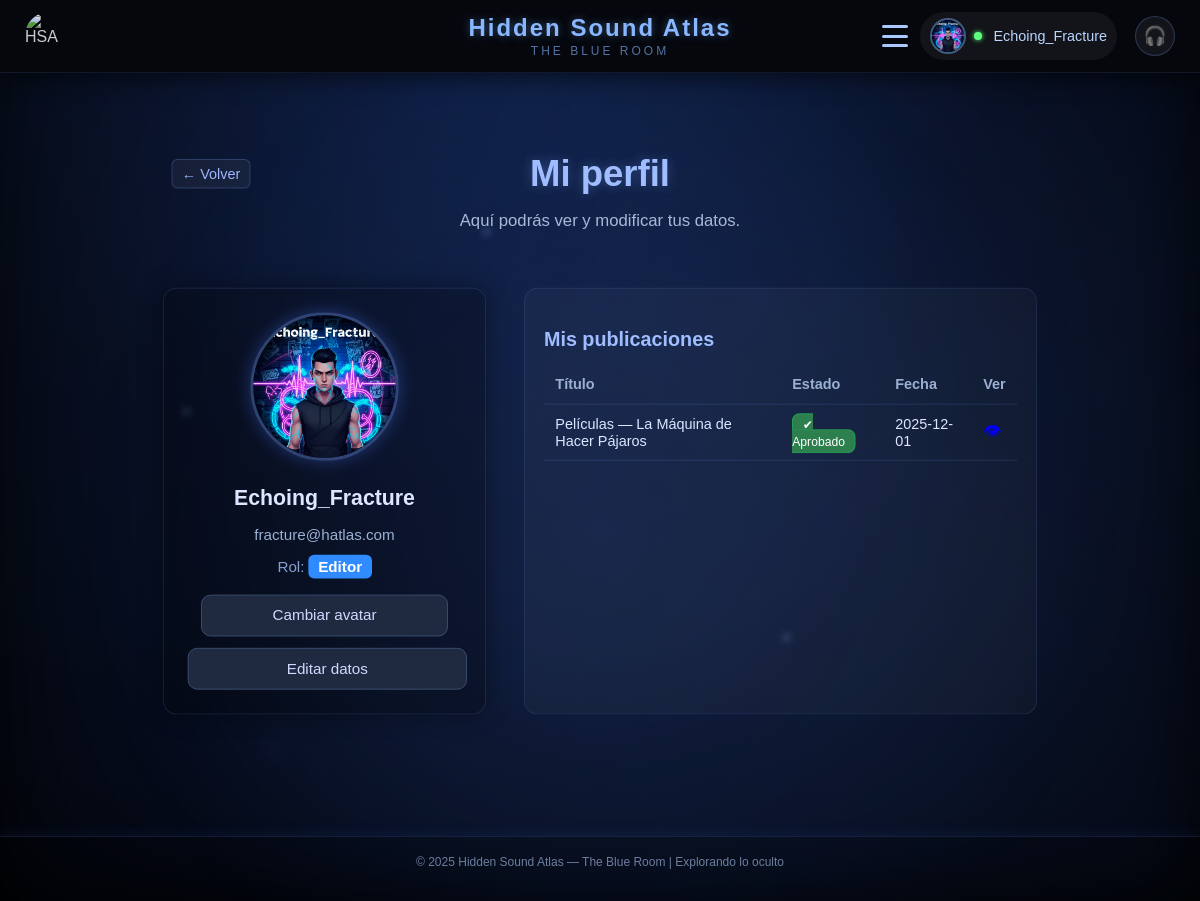
The app's page /public/?controller=users&action=profile (signed in) with its own data.
### tables this page shows
CREATE TABLE IF NOT EXISTS users (
    id INT UNSIGNED AUTO_INCREMENT PRIMARY KEY,
    username VARCHAR(50) NOT NULL UNIQUE,
    email VARCHAR(100) NOT NULL UNIQUE,
    password VARCHAR(255) NOT NULL,
    avatar VARCHAR(255) NULL,
    role ENUM('admin','editor','user') DEFAULT 'user',
    active TINYINT(1) DEFAULT 1,
    created_at DATETIME DEFAULT CURRENT_TIMESTAMP
);

CREATE TABLE IF NOT EXISTS posts (
    id INT UNSIGNED AUTO_INCREMENT PRIMARY KEY,
    title VARCHAR(255) NOT NULL,
    subtitle VARCHAR(255) NULL,
    slug VARCHAR(255) NOT NULL UNIQUE,
    content TEXT NOT NULL,
    image VARCHAR(255) NULL,
    visibility ENUM('public','private') DEFAULT 'public',
    status ENUM('draft','pending','approved','rejected') NOT NULL DEFAULT 'approved',
    author_id INT UNSIGNED NOT NULL,
    created_at DATETIME DEFAULT CURRENT_TIMESTAMP,

    CONSTRAINT fk_posts_user
        FOREIGN KEY (author_id)
        REFERENCES users(id)
        ON DELETE CASCADE
);

### app/controllers/UsersController.php (called while the page is built, shortened)
<?php
require_once __DIR__ . '/../models/User.php';
class UsersController {
    public function profile() {
        $userModel = new User();
        $user = $userModel->findById($_SESSION['user_id']);
        $posts = [];
        if ($_SESSION['role'] !== 'user') {
            require_once __DIR__ . '/../models/Post.php';
            $postModel = new Post();
            $posts = $postModel->getPostsByUser($_SESSION['user_id']);
        }
        $this->render("layout_private.php", "users/profile.php", [
            "title" => "Mi perfil",
            "user" => $user,
            "posts" => $posts
        ]);
    }
    private function render($layout, $view, $data = []) {
        extract($data);
        require __DIR__ . "/../views/$view";
    }
}

### app/core/Router.php (called while the page is built, shortened)
<?php
class Router {
    public static function route() {
        $action = isset($_GET['action']) ? $_GET['action'] : 'publicHome';
        $controllerObject = new $controllerName();
        $controllerObject->$action();
    }
}

### Public/index.php (called while the page is built)
<?php
require_once __DIR__ . '/../app/core/Router.php';
Router::route();

### config/config.php (called while the page is built)
<?php
return [
    'db_host' => 'localhost',
    'db_name' => 'hiddensound_atlas',
    'db_user' => 'root',
    'db_pass' => ''
];

### app/core/Database.php (called while the page is built)
<?php
class Database {
    private $connection;
    public function __construct() {
        $config = require __DIR__ . '/../../config/config.php';
        $host = $config['db_host'];
        $dbname = $config['db_name'];
        $user = $config['db_user'];
        $pass = $config['db_pass'];
        try {
            $this->connection = new PDO(
                "mysql:host=$host;dbname=$dbname;charset=utf8",
                $user,
                $pass
            );
            $this->connection->setAttribute(PDO::ATTR_ERRMODE, PDO::ERRMODE_EXCEPTION);
        } catch (PDOException $e) {
            die("Error de conexión a la base de datos: " . $e->getMessage());
        }
    }
    public function getConnection() {
        return $this->connection;
    }
}

### app/models/User.php (called while the page is built, shortened)
<?php
require_once __DIR__ . '/../core/Database.php';
class User {
    private $conn;
    public function __construct() {
        $db = new Database();
        $this->conn = $db->getConnection();
    }
    public function findById($id) {
        $sql = "SELECT * FROM users WHERE id = :id LIMIT 1";
        $stmt = $this->conn->prepare($sql);
        $stmt->execute([':id' => $id]);
        return $stmt->fetch(PDO::FETCH_ASSOC);
    }
}

### app/models/Post.php (called while the page is built, shortened)
<?php
require_once __DIR__ . '/../core/Database.php';
class Post {
    private $conn;
    public function __construct() {
        $db = new Database();
        $this->conn = $db->getConnection();
    }
    public function getPostsByUser($userId) {
        $sql = "SELECT * FROM posts WHERE author_id = :uid ORDER BY created_at DESC";
        $stmt = $this->conn->prepare($sql);
        $stmt->execute([':uid' => $userId]);
        return $stmt->fetchAll(PDO::FETCH_ASSOC);
    }
}

### app/views/users/profile.php (the view, shortened to what this page needs)
<?php
$avatar = $user['avatar'] ?: "/avatars/Default.jpg";
$avatarPath = "/Proyecto_BlogPHP/public" . $avatar;
require_once __DIR__ . "/../../models/Post.php";
$postModel = new Post();
$posts = $postModel->getPostsByUser($user['id']);
?>
<div class="edit-header">
    <a href="javascript:history.back()" class="btn-back">← Volver</a>
    <h2 class="profile-title">Mi perfil</h2>
</div>
<p class="profile-subtitle">Aquí podrás ver y modificar tus datos.</p>
<div class="profile-wrapper">
    <div class="profile-left">
        <img src="<?= $avatarPath ?>"
             alt="avatar"
             class="profile-avatar"
             id="profileAvatar">
        <h3 class="profile-username"><?= htmlspecialchars($user['username']) ?></h3>
        <p class="profile-email"><?= htmlspecialchars($user['email']) ?></p>
        <p class="profile-role">
            Rol:
            <span class="role-badge role-<?= strtolower($user['role']) ?>">
                <?= ucfirst($user['role']) ?>
            </span>
        </p>
        <div class="profile-buttons">
            <button type="button"
                    class="btn-small"
                    onclick="document.getElementById('avatarInput').click()">
                Cambiar avatar
            </button>
            <a href="/Proyecto_BlogPHP/public/?controller=users&action=editProfileForm"
               class="btn-small">
                Editar datos
            </a>
        </div>
    </div>
    <?php if ($_SESSION['role'] !== 'user'): ?>
        <div class="profile-right">
            <h3 class="profile-section-title">Mis publicaciones</h3>
            <?php if (empty($posts)): ?>
                <p style="opacity:.7;">No tienes publicaciones todavía.</p>
            <?php else: ?>
                <?php
                $statusLabels = [
                    'approved' => 'Aprobado',
                    'pending'  => 'Pendiente',
                    'rejected' => 'Rechazado',
                    'draft'    => 'Borrador'
                ];
                ?>
                <table class="profile-post-table">
                    <thead>
                        <tr>
                            <th>Título</th>
                            <th>Estado</th>
                            <th>Fecha</th>
                            <th>Ver</th>
                        </tr>
                    </thead>
                    <tbody>
                        <?php foreach ($posts as $p): ?>
                            <tr>
                                <td><?= htmlspecialchars($p['title']) ?></td>
                                <td>
                                    <span class="post-status-badge status-<?= strtolower($p['status']) ?>">
                                        <?= $statusLabels[strtolower($p['status'])] ?? $p['status'] ?>
                                    </span>
                                </td>
                                <td><?= substr($p['created_at'], 0, 10) ?></td>
                                <td>
                                    <a href="/Proyecto_BlogPHP/public/?controller=posts&action=view&id=<?= $p['id'] ?>"
                                       class="view-eye">👁</a>
                                </td>
                            </tr>
                        <?php endforeach; ?>
                    </tbody>
                </table>
            <?php endif; ?>
        </div>
    <?php endif; ?>
</div>

### Public/css/general.css (style rules this page uses)
body { margin: 0; padding: 0; background: #0a0a0a; color: #e0e0e0; font-family: Arial, sans-serif; }
.status-approved { color: #a8ffc2; background: rgba(0, 255, 120, 0.12); border: 1px solid rgba(0, 255, 120, 0.25); }

### Public/css/blue-room.css (style rules this page uses)
body, .auth-body, .home-public-body, .private-body { background: transparent !important; color: #e0e0e0; position: relative; overflow-x: hidden; }
.private-body { margin: 0; min-height: 100vh; background: radial-gradient(circle at top, #1a2a3a 0%, #050608 55%, #000000 100%); color: #e0e0e0; font-family: Arial, sans-serif; }
.btn-back { color: #9db6ff; text-decoration: none; font-size: 0.95rem; padding: 6px 10px; border-radius: 6px; background: rgba(255,255,255,0.05); border: 1px solid rgba(120,160,255,0.25); transition: .25s ease; }

### Public/css/blue-room2.css (style rules this page uses)
.status-approved { color: #a8ffc2; background: rgba(0,255,120,0.12); border: 1px solid rgba(0,255,120,0.25); }
.status-approved::before { content: "✔"; }

### Public/css/blue-room3.css (style rules this page uses)
.status-approved { background: #2e7f4e; }
.profile-title { text-align: center; font-size: 2.4rem; color: #9fbdff; margin-bottom: 5px; text-shadow: 0 0 12px rgba(120,160,255,0.35); }
.profile-subtitle { text-align: center; margin-bottom: 40px; font-size: 1.1rem; color: #a8b8d8; }
.profile-wrapper { display: grid; grid-template-columns: minmax(280px, 340px) 1fr; gap: 40px; padding: 20px; max-width: 1200px; margin: 0 auto; }
.profile-left { background: rgba(0,0,0,0.25); border: 1px solid rgba(120,160,255,0.15); padding: 25px; border-radius: 14px; text-align: center; box-shadow: 0 0 25px rgba(0,0,0,0.4); width: 100%; box-sizing: border-box; overflow: hidden; }

### Public/css/blue-room4.css (style rules this page uses)
.profile-avatar { width: 150px; height: 150px; border-radius: 50%; object-fit: cover; border: 3px solid rgba(120,160,255,0.35); box-shadow: 0 0 18px rgba(80,120,255,0.35), inset 0 0 10px rgba(80,120,255,0.20); cursor: pointer; transition: .25s ease; }
.profile-username { color: #dce6ff; font-size: 1.4rem; margin-bottom: 5px; }
.profile-email { color: #9bb0d3; margin-bottom: 5px; }
.profile-role { color: #88a0d0; margin-bottom: 20px; }
.role-badge { padding: 4px 10px; border-radius: 6px; font-weight: 600; color: #fff; }
.role-editor { background:#2f8bff; }
.btn-small { display: block; width: 100%; max-width: 260px; margin: 0 auto; padding: 12px 16px; background: #1f2a40; border: 1px solid #3c4f70; border-radius: 10px; cursor: pointer; color: #cfd9ff; text-align: center; text-decoration: none; font-size: 16px; transition: 0.2s ease; }
.profile-buttons { width: 100%; display: flex; flex-direction: column; gap: 12px; margin-top: 15px; }
.profile-right { padding: 20px; background: rgba(255,255,255,0.03); border: 1px solid rgba(120,160,255,0.12); border-radius: 14px; }
.profile-section-title { color: #9fbdff; font-size: 1.3rem; margin-bottom: 15px; }
.profile-post-table { width: 100%; border-collapse: collapse; font-size: 0.95rem; }
.profile-post-table th, .profile-post-table td { padding: 12px; border-bottom: 1px solid rgba(120,160,255,0.15); color: #dce6ff; }
.profile-post-table th { text-align: left; color: #9bb0d3; }
.view-eye { text-decoration:none; font-size:1.2rem; }
.post-status-badge { padding: 4px 10px; border-radius:8px; font-size:0.8rem; color: #fff; }
.status-approved { background:#2e7f4e; }
.edit-header { position: relative; width: 100%; text-align: center; margin-bottom: 10px; }
.edit-header .btn-back { position: absolute; left: 3%; top: 50%; transform: translateY(-50%); }

### Public/css/background-dynamic.css (style rules this page uses)
body { --scroll: 0; }
body::before { content: ""; position: fixed; inset: 0; background: radial-gradient(circle at 40% 0%, #0a1630 0%, #03050a 45%, #000000 100% ); background-position-y: calc(50% + var(--scroll) * 0.35%); animation: brGradient 38s ease-in-out infinite alternate; z-index: -4; pointer-events: none; }
body::after { content: ""; position: fixed; inset: 0; background: radial-gradient(circle at 15% 20%, rgba(80,130,255,0.10), transparent 60%), radial-gradient(circle at 80% 75%, rgba(120,160,255,0.12), transparent 60%); opacity: 0.22; animation: fogMove 60s ease-in-out infinite; z-index: -3; pointer-events: none; }

### records on screen
users: avatar (picture), username "Echoing_Fracture", email "fracture@hatlas.com", role "Editor"
posts: title "Películas — La Máquina de Hacer Pájaros", status "Aprobado", created_at "2025-12-01"

### other values on screen
$_SESSION['username'] "Echoing_Fracture"
